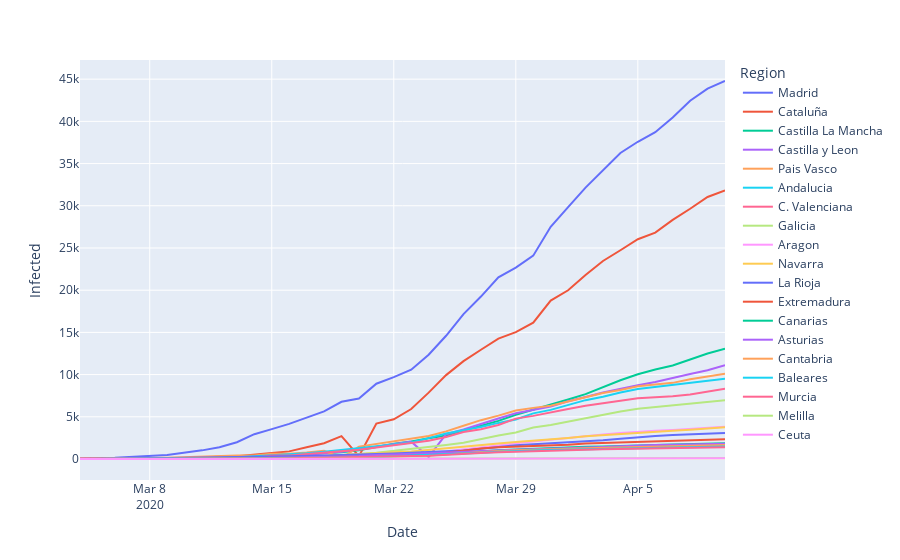

This figure's notebook cell:
### Markdown cell above
#### Infected per Region

### Code cell
# plotly express - creating the first plot: fig_ccaa_infected

# Sort Regions by values:
df_ccaa = df_ccaa.sort_values(by=['Date', 'Infected'], ascending=False)

fig_ccaa_infected = px.line(df_ccaa, x="Date", y="Infected", color="Region")
#fig_ccaa_infected.update_traces(mode='markers+lines')
fig_ccaa_infected.show()

### Figure 1 — Plotly figure (JSON) as saved in the notebook; plotly's stock layout.template omitted (floating-point values rounded to 4 significant figures)
{"data": [{"hoverlabel": {"namelength": 0}, "hovertemplate": "Region=Madrid<br>Date=%{x}<br>Infected=%{y}", "legendgroup": "Madrid", "line": {"color": "#636efa", "dash": "solid"}, "mode": "lines", "name": "Madrid", "showlegend": true, "type": "scatter", "x": ["2020-04-10", "2020-04-09", "2020-04-08", "2020-04-07", "2020-04-06", "2020-04-05", "2020-04-04", "2020-04-03", "2020-04-02", "2020-04-01", "2020-03-31", "2020-03-30", "2020-03-29", "2020-03-28", "2020-03-27", "2020-03-26", "2020-03-25", "2020-03-24", "2020-03-23", "2020-03-22", "2020-03-21", "2020-03-20", "2020-03-19", "2020-03-18", "2020-03-17", "2020-03-16", "2020-03-15", "2020-03-14", "2020-03-13", "2020-03-12", "2020-03-11", "2020-03-10", "2020-03-09", "2020-03-06", "2020-03-05", "2020-03-04"], "xaxis": "x", "y": [44783, 43877, 42450, 40469, 38723, 37584, 36249, 34188, 32155, 29840, 27509, 24090, 22677, 21520, 19243, 17166, 14597, 12352, 10575, 9702, 8921, 7165, 6777, 5637, 4871, 4165, 3544, 2940, 1990, 1388, 1024, 782, 469, 137, 90, 70], "yaxis": "y"}, {"hoverlabel": {"namelength": 0}, "hovertemplate": "Region=Cataluña<br>Date=%{x}<br>Infected=%{y}", "legendgroup": "Cataluña", "line": {"color": "#EF553B", "dash": "solid"}, "mode": "lines", "name": "Cataluña", "showlegend": true, "type": "scatter", "x": ["2020-04-10", "2020-04-09", "2020-04-08", "2020-04-07", "2020-04-06", "2020-04-05", "2020-04-04", "2020-04-03", "2020-04-02", "2020-04-01", "2020-03-31", "2020-03-30", "2020-03-29", "2020-03-28", "2020-03-27", "2020-03-26", "2020-03-25", "2020-03-24", "2020-03-23", "2020-03-22", "2020-03-21", "2020-03-20", "2020-03-19", "2020-03-18", "2020-03-17", "2020-03-16", "2020-03-15", "2020-03-14", "2020-03-13", "2020-03-12", "2020-03-11", "2020-03-10", "2020-03-09", "2020-03-06", "2020-03-05", "2020-03-04"], "xaxis": "x", "y": [31824, 31043, 29647, 28323, 26824, 26032, 24734, 23460, 21804, 19991, 18773, 16157, 15026, 14263, 12940, 11592, 9937, 7864, 5925, 4704, 4203, 327, 2702, 1865, 1394, 903, 715, 509, 316, 260, 156, 124, 75, 24, 24, 15], "yaxis": "y"}, {"hoverlabel": {"namelength": 0}, "hovertemplate": "Region=Castilla La Mancha<br>Date=%{x}<br>Infected=%{y}", "legendgroup": "Castilla La Mancha", "line": {"color": "#00cc96", "dash": "solid"}, "mode": "lines", "name": "Castilla La Mancha", "showlegend": true, "type": "scatter", "x": ["2020-04-10", "2020-04-09", "2020-04-08", "2020-04-07", "2020-04-06", "2020-04-05", "2020-04-04", "2020-04-03", "2020-04-02", "2020-04-01", "2020-03-31", "2020-03-30", "2020-03-29", "2020-03-28", "2020-03-27", "2020-03-26", "2020-03-25", "2020-03-24", "2020-03-23", "2020-03-22", "2020-03-21", "2020-03-20", "2020-03-19", "2020-03-18", "2020-03-17", "2020-03-16", "2020-03-15", "2020-03-14", "2020-03-13", "2020-03-12", "2020-03-11", "2020-03-10", "2020-03-09", "2020-03-06", "2020-03-05", "2020-03-04"], "xaxis": "x", "y": [13063, 12489, 11788, 11077, 10602, 10031, 9324, 8523, 7682, 7047, 6424, 5858, 5246, 4512, 3934, 3383, 2780, 2465, 2078, 1819, 1423, 1044, 801, 675, 567, 567, 401, 289, 194, 115, 71, 39, 26, 15, 13, 12], "yaxis": "y"}, {"hoverlabel": {"namelength": 0}, "hovertemplate": "Region=Castilla y Leon<br>Date=%{x}<br>Infected=%{y}", "legendgroup": "Castilla y Leon", "line": {"color": "#ab63fa", "dash": "solid"}, "mode": "lines", "name": "Castilla y Leon", "showlegend": true, "type": "scatter", "x": ["2020-04-10", "2020-04-09", "2020-04-08", "2020-04-07", "2020-04-06", "2020-04-05", "2020-04-04", "2020-04-03", "2020-04-02", "2020-04-01", "2020-03-31", "2020-03-30", "2020-03-29", "2020-03-28", "2020-03-27", "2020-03-26", "2020-03-25", "2020-03-24", "2020-03-23", "2020-03-22", "2020-03-21", "2020-03-20", "2020-03-19", "2020-03-18", "2020-03-17", "2020-03-16", "2020-03-15", "2020-03-14", "2020-03-13", "2020-03-12", "2020-03-11", "2020-03-10", "2020-03-09", "2020-03-06", "2020-03-05", "2020-03-04"], "xaxis": "x", "y": [11102, 10518, 10058, 9581, 9116, 8749, 8332, 7875, 7355, 6847, 6211, 5801, 5414, 4791, 4132, 3488, 2940, 246, 2055, 1744, 1466, 1147, 868, 668, 431, 334, 292, 223, 169, 92, 71, 56, 23, 14, 11, 11], "yaxis": "y"}, {"hoverlabel": {"namelength": 0}, "hovertemplate": "Region=Pais Vasco<br>Date=%{x}<br>Infected=%{y}", "legendgroup": "Pais Vasco", "line": {"color": "#FFA15A", "dash": "solid"}, "mode": "lines", "name": "Pais Vasco", "showlegend": true, "type": "scatter", "x": ["2020-04-10", "2020-04-09", "2020-04-08", "2020-04-07", "2020-04-06", "2020-04-05", "2020-04-04", "2020-04-03", "2020-04-02", "2020-04-01", "2020-03-31", "2020-03-30", "2020-03-29", "2020-03-28", "2020-03-27", "2020-03-26", "2020-03-25", "2020-03-24", "2020-03-23", "2020-03-22", "2020-03-21", "2020-03-20", "2020-03-19", "2020-03-18", "2020-03-17", "2020-03-16", "2020-03-15", "2020-03-14", "2020-03-13", "2020-03-12", "2020-03-11", "2020-03-10", "2020-03-09", "2020-03-06", "2020-03-05", "2020-03-04"], "xaxis": "x", "y": [10103, 9806, 9452, 9021, 8810, 8628, 8187, 7827, 7317, 6838, 6320, 6057, 5740, 5136, 4601, 3946, 3271, 2728, 2421, 2097, 1725, 1465, 119, 973, 765, 630, 630, 417, 417, 346, 225, 195, 149, 45, 17, 17], "yaxis": "y"}, {"hoverlabel": {"namelength": 0}, "hovertemplate": "Region=Andalucia<br>Date=%{x}<br>Infected=%{y}", "legendgroup": "Andalucia", "line": {"color": "#19d3f3", "dash": "solid"}, "mode": "lines", "name": "Andalucia", "showlegend": true, "type": "scatter", "x": ["2020-04-10", "2020-04-09", "2020-04-08", "2020-04-07", "2020-04-06", "2020-04-05", "2020-04-04", "2020-04-03", "2020-04-02", "2020-04-01", "2020-03-31", "2020-03-30", "2020-03-29", "2020-03-28", "2020-03-27", "2020-03-26", "2020-03-25", "2020-03-24", "2020-03-23", "2020-03-22", "2020-03-21", "2020-03-20", "2020-03-19", "2020-03-18", "2020-03-17", "2020-03-16", "2020-03-15", "2020-03-14", "2020-03-13", "2020-03-12", "2020-03-11", "2020-03-10", "2020-03-09", "2020-03-06", "2020-03-05", "2020-03-04"], "xaxis": "x", "y": [9510, 9261, 8997, 8767, 8581, 8301, 7869, 7374, 6972, 6392, 5818, 5405, 4682, 4277, 3793, 3406, 3010, 2471, 1960, 1725, 1515, 1287, 1008, 859, 683, 554, 437, 269, 219, 115, 90, 71, 54, 21, 12, 13], "yaxis": "y"}, {"hoverlabel": {"namelength": 0}, "hovertemplate": "Region=C. Valenciana<br>Date=%{x}<br>Infected=%{y}", "legendgroup": "C. Valenciana", "line": {"color": "#FF6692", "dash": "solid"}, "mode": "lines", "name": "C. Valenciana", "showlegend": true, "type": "scatter", "x": ["2020-04-10", "2020-04-09", "2020-04-08", "2020-04-07", "2020-04-06", "2020-04-05", "2020-04-04", "2020-04-03", "2020-04-02", "2020-04-01", "2020-03-31", "2020-03-30", "2020-03-29", "2020-03-28", "2020-03-27", "2020-03-26", "2020-03-25", "2020-03-24", "2020-03-23", "2020-03-22", "2020-03-21", "2020-03-20", "2020-03-19", "2020-03-18", "2020-03-17", "2020-03-16", "2020-03-15", "2020-03-14", "2020-03-13", "2020-03-12", "2020-03-11", "2020-03-10", "2020-03-09", "2020-03-06", "2020-03-05", "2020-03-04"], "xaxis": "x", "y": [8331, 7964, 7655, 7443, 7334, 7184, 6901, 6624, 6308, 5922, 5508, 5110, 4784, 4034, 3532, 3200, 2616, 2167, 1901, 1604, 1363, 1105, 921, 726, 541, 409, 409, 130, 94, 76, 65, 50, 37, 30, 19, 19], "yaxis": "y"}, {"hoverlabel": {"namelength": 0}, "hovertemplate": "Region=Galicia<br>Date=%{x}<br>Infected=%{y}", "legendgroup": "Galicia", "line": {"color": "#B6E880", "dash": "solid"}, "mode": "lines", "name": "Galicia", "showlegend": true, "type": "scatter", "x": ["2020-04-10", "2020-04-09", "2020-04-08", "2020-04-07", "2020-04-06", "2020-04-05", "2020-04-04", "2020-04-03", "2020-04-02", "2020-04-01", "2020-03-31", "2020-03-30", "2020-03-29", "2020-03-28", "2020-03-27", "2020-03-26", "2020-03-25", "2020-03-24", "2020-03-23", "2020-03-22", "2020-03-21", "2020-03-20", "2020-03-19", "2020-03-18", "2020-03-17", "2020-03-16", "2020-03-15", "2020-03-14", "2020-03-13", "2020-03-12", "2020-03-11", "2020-03-10", "2020-03-09", "2020-03-06", "2020-03-05", "2020-03-04"], "xaxis": "x", "y": [6946, 6758, 6538, 6331, 6151, 5944, 5625, 5219, 4842, 4432, 4039, 3723, 3139, 2772, 2322, 1915, 1653, 1415, 1208, 915, 739, 578, 453, 341, 292, 245, 195, 115, 85, 35, 39, 22, 6, 3, 1, 1], "yaxis": "y"}, {"hoverlabel": {"namelength": 0}, "hovertemplate": "Region=Aragon<br>Date=%{x}<br>Infected=%{y}", "legendgroup": "Aragon", "line": {"color": "#FF97FF", "dash": "solid"}, "mode": "lines", "name": "Aragon", "showlegend": true, "type": "scatter", "x": ["2020-04-10", "2020-04-09", "2020-04-08", "2020-04-07", "2020-04-06", "2020-04-05", "2020-04-04", "2020-04-03", "2020-04-02", "2020-04-01", "2020-03-31", "2020-03-30", "2020-03-29", "2020-03-28", "2020-03-27", "2020-03-26", "2020-03-25", "2020-03-24", "2020-03-23", "2020-03-22", "2020-03-21", "2020-03-20", "2020-03-19", "2020-03-18", "2020-03-17", "2020-03-16", "2020-03-15", "2020-03-14", "2020-03-13", "2020-03-12", "2020-03-11", "2020-03-10", "2020-03-09", "2020-03-06", "2020-03-05", "2020-03-04"], "xaxis": "x", "y": [3831, 3685, 3549, 3449, 3347, 3232, 3078, 2889, 2700, 2491, 2272, 2078, 1858, 1592, 1338, 1116, 907, 758, 638, 532, 424, 360, 281, 226, 207, 174, 147, 80, 80, 64, 45, 38, 13, 6, 1, 0], "yaxis": "y"}, {"hoverlabel": {"namelength": 0}, "hovertemplate": "Region=Navarra<br>Date=%{x}<br>Infected=%{y}", "legendgroup": "Navarra", "line": {"color": "#FECB52", "dash": "solid"}, "mode": "lines", "name": "Navarra", "showlegend": true, "type": "scatter", "x": ["2020-04-10", "2020-04-09", "2020-04-08", "2020-04-07", "2020-04-06", "2020-04-05", "2020-04-04", "2020-04-03", "2020-04-02", "2020-04-01", "2020-03-31", "2020-03-30", "2020-03-29", "2020-03-28", "2020-03-27", "2020-03-26", "2020-03-25", "2020-03-24", "2020-03-23", "2020-03-22", "2020-03-21", "2020-03-20", "2020-03-19", "2020-03-18", "2020-03-17", "2020-03-16", "2020-03-15", "2020-03-14", "2020-03-13", "2020-03-12", "2020-03-11", "2020-03-10", "2020-03-09", "2020-03-06", "2020-03-05", "2020-03-04"], "xaxis": "x", "y": [3748, 3575, 3467, 3355, 3231, 3073, 2972, 2836, 2682, 2497, 2305, 2146, 2011, 1829, 1641, 1411, 1197, 1014, 886, 794, 664, 554, 482, 386, 313, 274, 183, 146, 130, 73, 46, 12, 3, 3, 3, 3], "yaxis": "y"}, {"hoverlabel": {"namelength": 0}, "hovertemplate": "Region=La Rioja<br>Date=%{x}<br>Infected=%{y}", "legendgroup": "La Rioja", "line": {"color": "#636efa", "dash": "solid"}, "mode": "lines", "name": "La Rioja", "showlegend": true, "type": "scatter", "x": ["2020-04-10", "2020-04-09", "2020-04-08", "2020-04-07", "2020-04-06", "2020-04-05", "2020-04-04", "2020-04-03", "2020-04-02", "2020-04-01", "2020-03-31", "2020-03-30", "2020-03-29", "2020-03-28", "2020-03-27", "2020-03-26", "2020-03-25", "2020-03-24", "2020-03-23", "2020-03-22", "2020-03-21", "2020-03-20", "2020-03-19", "2020-03-18", "2020-03-17", "2020-03-16", "2020-03-15", "2020-03-14", "2020-03-13", "2020-03-12", "2020-03-11", "2020-03-10", "2020-03-09", "2020-03-06", "2020-03-05", "2020-03-04"], "xaxis": "x", "y": [3076, 3026, 2951, 2846, 2719, 2592, 2405, 2224, 2083, 1960, 1810, 1733, 1629, 1436, 1236, 995, 928, 802, 747, 654, 564, 497, 468, 419, 355, 312, 300, 278, 243, 205, 179, 144, 81, 29, 11, 7], "yaxis": "y"}, {"hoverlabel": {"namelength": 0}, "hovertemplate": "Region=Extremadura<br>Date=%{x}<br>Infected=%{y}", "legendgroup": "Extremadura", "line": {"color": "#EF553B", "dash": "solid"}, "mode": "lines", "name": "Extremadura", "showlegend": true, "type": "scatter", "x": ["2020-04-10", "2020-04-09", "2020-04-08", "2020-04-07", "2020-04-06", "2020-04-05", "2020-04-04", "2020-04-03", "2020-04-02", "2020-04-01", "2020-03-31", "2020-03-30", "2020-03-29", "2020-03-28", "2020-03-27", "2020-03-26", "2020-03-25", "2020-03-24", "2020-03-23", "2020-03-22", "2020-03-21", "2020-03-20", "2020-03-19", "2020-03-18", "2020-03-17", "2020-03-16", "2020-03-15", "2020-03-14", "2020-03-13", "2020-03-12", "2020-03-11", "2020-03-10", "2020-03-09", "2020-03-06", "2020-03-05", "2020-03-04"], "xaxis": "x", "y": [2332, 2273, 2184, 2116, 2068, 2047, 1979, 1893, 1837, 1679, 1628, 1560, 1456, 1394, 1231, 969, 742, 636, 493, 384, 354, 297, 241, 194, 153, 111, 95, 66, 39, 19, 9, 8, 7, 6, 6, 6], "yaxis": "y"}, {"hoverlabel": {"namelength": 0}, "hovertemplate": "Region=Canarias<br>Date=%{x}<br>Infected=%{y}", "legendgroup": "Canarias", "line": {"color": "#00cc96", "dash": "solid"}, "mode": "lines", "name": "Canarias", "showlegend": true, "type": "scatter", "x": ["2020-04-10", "2020-04-09", "2020-04-08", "2020-04-07", "2020-04-06", "2020-04-05", "2020-04-04", "2020-04-03", "2020-04-02", "2020-04-01", "2020-03-31", "2020-03-30", "2020-03-29", "2020-03-28", "2020-03-27", "2020-03-26", "2020-03-25", "2020-03-24", "2020-03-23", "2020-03-22", "2020-03-21", "2020-03-20", "2020-03-19", "2020-03-18", "2020-03-17", "2020-03-16", "2020-03-15", "2020-03-14", "2020-03-13", "2020-03-12", "2020-03-11", "2020-03-10", "2020-03-09", "2020-03-06", "2020-03-05", "2020-03-04"], "xaxis": "x", "y": [1858, 1834, 1762, 1725, 1649, 1622, 1564, 1490, 1444, 1380, 1262, 1204, 1125, 1025, 878, 784, 657, 557, 481, 414, 348, 287, 220, 181, 148, 119, 109, 90, 70, 51, 37, 25, 22, 11, 8, 7], "yaxis": "y"}, {"hoverlabel": {"namelength": 0}, "hovertemplate": "Region=Asturias<br>Date=%{x}<br>Infected=%{y}", "legendgroup": "Asturias", "line": {"color": "#ab63fa", "dash": "solid"}, "mode": "lines", "name": "Asturias", "showlegend": true, "type": "scatter", "x": ["2020-04-10", "2020-04-09", "2020-04-08", "2020-04-07", "2020-04-06", "2020-04-05", "2020-04-04", "2020-04-03", "2020-04-02", "2020-04-01", "2020-03-31", "2020-03-30", "2020-03-29", "2020-03-28", "2020-03-27", "2020-03-26", "2020-03-25", "2020-03-24", "2020-03-23", "2020-03-22", "2020-03-21", "2020-03-20", "2020-03-19", "2020-03-18", "2020-03-17", "2020-03-16", "2020-03-15", "2020-03-14", "2020-03-13", "2020-03-12", "2020-03-11", "2020-03-10", "2020-03-09", "2020-03-06", "2020-03-05", "2020-03-04"], "xaxis": "x", "y": [1799, 1737, 1705, 1679, 1646, 1605, 1522, 1433, 1384, 1322, 1236, 1158, 1088, 1004, 900, 841, 779, 662, 594, 545, 486, 344, 292, 242, 193, 177, 137, 92, 67, 47, 32, 22, 7, 5, 5, 2], "yaxis": "y"}, {"hoverlabel": {"namelength": 0}, "hovertemplate": "Region=Cantabria<br>Date=%{x}<br>Infected=%{y}", "legendgroup": "Cantabria", "line": {"color": "#FFA15A", "dash": "solid"}, "mode": "lines", "name": "Cantabria", "showlegend": true, "type": "scatter", "x": ["2020-04-10", "2020-04-09", "2020-04-08", "2020-04-07", "2020-04-06", "2020-04-05", "2020-04-04", "2020-04-03", "2020-04-02", "2020-04-01", "2020-03-31", "2020-03-30", "2020-03-29", "2020-03-28", "2020-03-27", "2020-03-26", "2020-03-25", "2020-03-24", "2020-03-23", "2020-03-22", "2020-03-21", "2020-03-20", "2020-03-19", "2020-03-18", "2020-03-17", "2020-03-16", "2020-03-15", "2020-03-14", "2020-03-13", "2020-03-12", "2020-03-11", "2020-03-10", "2020-03-09", "2020-03-06", "2020-03-05", "2020-03-04"], "xaxis": "x", "y": [1659, 1619, 1572, 1501, 1483, 1441, 1384, 1321, 1268, 1213, 1171, 1100, 1023, 937, 810, 671, 510, 425, 347, 282, 215, 144, 83, 68, 58, 58, 51, 31, 29, 16, 12, 12, 12, 10, 10, 10], "yaxis": "y"}, {"hoverlabel": {"namelength": 0}, "hovertemplate": "Region=Baleares<br>Date=%{x}<br>Infected=%{y}", "legendgroup": "Baleares", "line": {"color": "#19d3f3", "dash": "solid"}, "mode": "lines", "name": "Baleares", "showlegend": true, "type": "scatter", "x": ["2020-04-10", "2020-04-09", "2020-04-08", "2020-04-07", "2020-04-06", "2020-04-05", "2020-04-04", "2020-04-03", "2020-04-02", "2020-04-01", "2020-03-31", "2020-03-30", "2020-03-29", "2020-03-28", "2020-03-27", "2020-03-26", "2020-03-25", "2020-03-24", "2020-03-23", "2020-03-22", "2020-03-21", "2020-03-20", "2020-03-19", "2020-03-18", "2020-03-17", "2020-03-16", "2020-03-15", "2020-03-14", "2020-03-13", "2020-03-12", "2020-03-11", "2020-03-10", "2020-03-09", "2020-03-06", "2020-03-05", "2020-03-04"], "xaxis": "x", "y": [1488, 1448, 1412, 1369, 1320, 1293, 1271, 1257, 1204, 1131, 1069, 1000, 958, 862, 755, 660, 562, 478, 400, 331, 246, 203, 169, 112, 92, 73, 28, 28, 30, 22, 16, 13, 11, 6, 6, 5], "yaxis": "y"}, {"hoverlabel": {"namelength": 0}, "hovertemplate": "Region=Murcia<br>Date=%{x}<br>Infected=%{y}", "legendgroup": "Murcia", "line": {"color": "#FF6692", "dash": "solid"}, "mode": "lines", "name": "Murcia", "showlegend": true, "type": "scatter", "x": ["2020-04-10", "2020-04-09", "2020-04-08", "2020-04-07", "2020-04-06", "2020-04-05", "2020-04-04", "2020-04-03", "2020-04-02", "2020-04-01", "2020-03-31", "2020-03-30", "2020-03-29", "2020-03-28", "2020-03-27", "2020-03-26", "2020-03-25", "2020-03-24", "2020-03-23", "2020-03-22", "2020-03-21", "2020-03-20", "2020-03-19", "2020-03-18", "2020-03-17", "2020-03-16", "2020-03-15", "2020-03-14", "2020-03-13", "2020-03-12", "2020-03-11", "2020-03-10", "2020-03-09", "2020-03-06", "2020-03-05", "2020-03-04"], "xaxis": "x", "y": [1383, 1356, 1326, 1283, 1259, 1235, 1188, 1145, 1084, 1041, 974, 939, 872, 802, 714, 596, 477, 385, 345, 296, 240, 204, 167, 122, 97, 77, 71, 47, 35, 26, 11, 9, 4, 0, 0, 0], "yaxis": "y"}, {"hoverlabel": {"namelength": 0}, "hovertemplate": "Region=Melilla<br>Date=%{x}<br>Infected=%{y}", "legendgroup": "Melilla", "line": {"color": "#B6E880", "dash": "solid"}, "mode": "lines", "name": "Melilla", "showlegend": true, "type": "scatter", "x": ["2020-04-10", "2020-04-09", "2020-04-08", "2020-04-07", "2020-04-06", "2020-04-05", "2020-04-04", "2020-04-03", "2020-04-02", "2020-04-01", "2020-03-31", "2020-03-30", "2020-03-29", "2020-03-28", "2020-03-27", "2020-03-26", "2020-03-25", "2020-03-24", "2020-03-23", "2020-03-22", "2020-03-21", "2020-03-20", "2020-03-19", "2020-03-18", "2020-03-17", "2020-03-16", "2020-03-15", "2020-03-14", "2020-03-13", "2020-03-12", "2020-03-11", "2020-03-10", "2020-03-09", "2020-03-06", "2020-03-05", "2020-03-04"], "xaxis": "x", "y": [95, 93, 93, 92, 86, 83, 79, 70, 62, 62, 54, 51, 48, 45, 42, 39, 38, 28, 28, 25, 25, 24, 23, 20, 17, 8, 8, 3, 2, 0, 0, 0, 0, 0, 0, 0], "yaxis": "y"}, {"hoverlabel": {"namelength": 0}, "hovertemplate": "Region=Ceuta<br>Date=%{x}<br>Infected=%{y}", "legendgroup": "Ceuta", "line": {"color": "#FF97FF", "dash": "solid"}, "mode": "lines", "name": "Ceuta", "showlegend": true, "type": "scatter", "x": ["2020-04-10", "2020-04-09", "2020-04-08", "2020-04-07", "2020-04-06", "2020-04-05", "2020-04-04", "2020-04-03", "2020-04-02", "2020-04-01", "2020-03-31", "2020-03-30", "2020-03-29", "2020-03-28", "2020-03-27", "2020-03-26", "2020-03-25", "2020-03-24", "2020-03-23", "2020-03-22", "2020-03-21", "2020-03-20", "2020-03-19", "2020-03-18", "2020-03-17", "2020-03-16", "2020-03-15", "2020-03-14", "2020-03-13", "2020-03-12", "2020-03-11", "2020-03-10", "2020-03-09", "2020-03-06", "2020-03-05", "2020-03-04"], "xaxis": "x", "y": [91, 84, 84, 83, 83, 83, 73, 62, 55, 51, 34, 25, 21, 17, 17, 10, 9, 6, 6, 5, 5, 5, 1, 1, 1, 1, 1, 0, 0, 0, 0, 0, 0, 0, 0, 0], "yaxis": "y"}], "layout": {"legend": {"title": {"text": "Region"}, "tracegroupgap": 0}, "margin": {"t": 60}, "xaxis": {"anchor": "y", "domain": [0, 1], "title": {"text": "Date"}}, "yaxis": {"anchor": "x", "domain": [0, 1], "title": {"text": "Infected"}}}}
